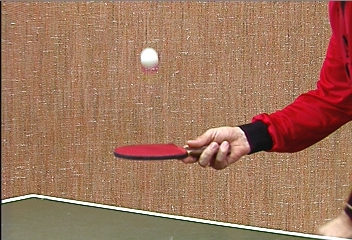
%> input picture lab3/submission/pingpong/0000.jpeg, 352 x 240 px
$ octave main.m   (GNU Octave 9; MATLAB toolbox functions it lacks are replaced by stand-ins)
%> lines starting %> are read from the running program, lines starting %| are printed output that depends on the picture; in (x1, y1, x2, y2) boxes, pixels count from 0 and x2, y2 are one past the last pixel; in counts of white or black regions, pixels touching at a corner belong together; the program's own positions count from 1
%> further down, I1 is the input picture: size 240x352x3 uint8; mean R, G, B 160.4, 117.6, 93.3
### lab3/code/harris.m
function [ H, r, c, Ix, Iy, R] = harris(I, K, sigma, threshold_constant, N, alpha)
%> called with K = 9, sigma = 1, threshold_constant = 1.5, N = 5, alpha = 0.06

    if nargin <= 5
       alpha = 0.06;
    end

% Sobel kernel
%     G = fspecial('sobel');
%     [Ix, Iy] = imgradientxy(I, 'sobel');

    % Creates a gaussian filter G and its x and y derivatives
    G = fspecial('gaussian',[K K], sigma);
    [Gx,Gy] = gradient(G);

    % Calculates the derivatives of the smoothed image
    Ix = imfilter(I, Gx, 'replicate', 'same',  'conv');
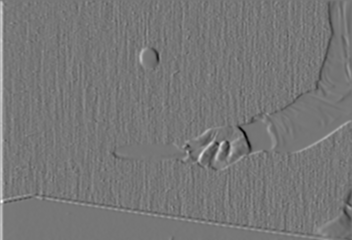
%> Ix: size 240x352 double; min -0.243, max 0.277, mean 0.000657; drawn with min black and max white
    Iy = imfilter(I, Gy, 'replicate', 'same', 'conv');
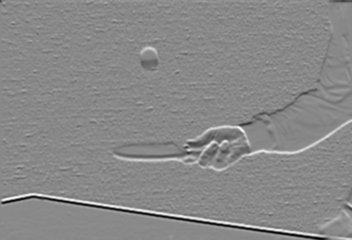
%> Iy: size 240x352 double; min -0.245, max 0.211, mean -3.23e-05; drawn with min black and max white

    % Calculates the components of the Q matrix
    A = imfilter(Ix .* Ix , G, 'replicate','same',  'conv');
    B = imfilter(Ix .* Iy , G, 'replicate','same',  'conv');
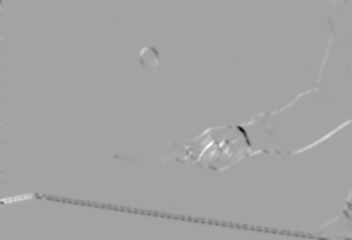
%> B: size 240x352 double; min -0.026, max 0.0145, mean -2.9e-05; drawn with min black and max white
    C = imfilter(Iy .* Iy , G, 'replicate','same',  'conv');

    % Calculates 'cornerness'
    H = (A .* C) - (B .^ 2) - alpha * ((A + C) .^ 2);
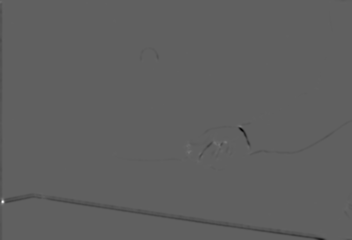
%> H: size 240x352 double; min -0.000161, max 0.000262, mean -7.65e-07; drawn with min black and max white

    % Threshold heuristic: take mean of cornerness map and threshold by a
    % scaled coefficient
    R = abs(mean(mean(H))) * threshold_constant;
%> R = 1.15e-06

    % Threshold values
    H = H .* double(H > R);

    % Apply non maximal supression to non-overlapping neighborhoods
    H = nonmaxsupp(H, N);

    [c, r] = find(H);

end

### lab3/code/nonmaxsupp.m
% Performs non-maximal supression. Returns a binary array with maxima
% within specified window sizes. Zero-padding is applied to X but corner
% values are zeroed.
function [maxima] = nonmaxsupp(X, N)
%> called with N = 5

    N = 2*N + 1;
    h = ones(N);
    % Center of filter is 0 as we are replacing that value
    h(ceil((N*N)/2)) = 0;

    % Non-overlapping zero-padded windows
    bin_max = ordfilt2(X, (N ^ 2) - 1, h); % create a matrix with all 2nd largest vals
    maxima = (X > bin_max) ; % threshold to find maximum, result is binary
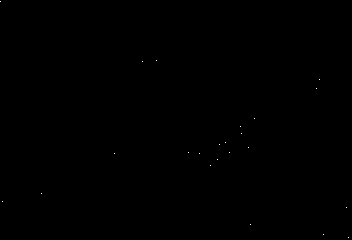
%> maxima: size 240x352 logical; 0.03% white in thin lines or dots

    % Corners are unreliable as they are padded
    pad_edges = floor(N/2);
    maxima(1 : pad_edges , :) = 0; % top rows
%> maxima: size 240x352 logical; 0.03% white in thin lines or dots, all inside (x1, y1, x2, y2) = (2, 60, 349, 238)
    maxima(end - pad_edges : end , :) = 0; % bottom rows
%> maxima: size 240x352 logical; 0.02% white in thin lines or dots, all inside (x1, y1, x2, y2) = (2, 60, 347, 225)
    maxima( : , 1 : pad_edges) = 0; % left-most columns
%> maxima: size 240x352 logical; 0.02% white in thin lines or dots, all inside (x1, y1, x2, y2) = (41, 60, 347, 225)
    maxima( : , end - pad_edges : end) = 0; % right-most columns
%> maxima: size 240x352 logical; 0.02% white in thin lines or dots, all inside (x1, y1, x2, y2) = (41, 60, 320, 225)

end

### lab3/code/autoArrangeFigures.m
% Borrowed from https://nl.mathworks.com/matlabcentral/fileexchange/48480-automatically-arrange-figure-windows
function autoArrangeFigures(NH, NW, monitor_id)
% INPUT  :
%        NH : number of grid of vertical direction
%        NW : number of grid of horizontal direction
% OUTPUT :
%
% get every figures that are opened now and arrange them.
%
% autoArrangeFigures selects automatically Monitor1.
% If you are dual(or more than that) monitor user, I recommend to set wide
% monitor as Monitor1.
%
% if you want arrange automatically, type 'autoArrangeFigures(0,0)' or 'autoArrangeFigures()'.
%    But maximum number of figures for automatic mode is 27.
%
% if you want specify grid for figures, give numbers for parameters.
%    but if your grid size is smaller than required one for accommodating
%    all figures, this function changes to automatic mode and if more
%    figures are opend than maximum number, then it gives error.
%
% Notes
%  + 2017.1.20 use monitor id(Adam Danz's idea)
%
% leejaejun, Koreatech, Korea Republic, 2014.12.13
% jaejun0201@gmail.com

if nargin < 2
    NH = 0;
    NW = 0;
    monitor_id = 1;
end

task_bar_offset = [30 50];

%%
N_FIG = NH * NW;
if N_FIG == 0
    autoArrange = 1;
else
    autoArrange = 0;
end
figHandle = sortFigureHandles(findobj('Type','figure'));
n_fig = size(figHandle,1);
if n_fig <= 0
    warning('figures are not found');
    return
end

screen_sz = get(0,'MonitorPositions');
screen_sz = screen_sz(monitor_id, :);
scn_w = screen_sz(3) - task_bar_offset(1);
scn_h = screen_sz(4) - task_bar_offset(2);
scn_w_begin = screen_sz(1) + task_bar_offset(1);
scn_h_begin = screen_sz(2) + task_bar_offset(2);

if autoArrange==0
    if n_fig > N_FIG
        autoArrange = 1;
        warning('too many figures than you told. change to autoArrange');
    else
        nh = NH;
        nw = NW;
    end
end

if autoArrange == 1
    grid = [2 2 2 2 2 3 3 3 3 3 3 4 4 4 4 4 4 4 4 4 4 4 4 4 4 4 4;
            3 3 3 3 3 3 3 3 4 4 4 5 5 5 5 5 5 5 5 6 6 6 7 7 7 7 7]';

    if n_fig > length(grid)
        warning('too many figures(maximum = %d)',length(grid))
        return
    end

    if scn_w > scn_h
        nh = grid(n_fig,1);
        nw = grid(n_fig,2);
    else
        nh = grid(n_fig,2);
        nw = grid(n_fig,1);
    end
end


fig_width = scn_w/nw;
fig_height = scn_h/nh;

fig_cnt = 1;
for i=1:1:nh
    for k=1:1:nw
        if fig_cnt>n_fig
            return
        end
        fig_pos = [scn_w_begin+fig_width*(k-1) ...
            scn_h_begin+scn_h-fig_height*i ...
            fig_width ...
            fig_height];
        set(figHandle(fig_cnt),'OuterPosition',fig_pos);
        fig_cnt = fig_cnt + 1;
    end
end

end

function figSorted = sortFigureHandles(figs)
    [tmp, idx] = sort([figs.Number]);
    figSorted = figs(idx);
end

### lab3/code/main.m
%% Computer Vision 1
% Lab 3: Corner Detection, Optical Flow and Tracking
% Authors: Dana Kianfar - Jose Gallego

%% Harris Corner Detector
clear, clc,

I1 = imread('../pingpong/0000.jpeg'); lab='pingpong' ;
% I1 = imread('../person_toy/00000001.jpg'); lab='toy';

% Convert RGB data to instensity values
I = rgb2gray(im2double(I1));

% Gradient and smoothing
sigma = 1; % Gaussian kernel sigma. Higher sigma -> stronger blurring -> less detail, less edges
K = 9; % Gaussian kernel width. (sigma kept constant) higher width -> more values

alpha = 0.06; % Cornerness map constant generally 0.04 (more corners) or 0.06 (less corners)

% Non-Maximal Supression and Threshold
N = 5; % neighborhood window size (converted to 2N+1)
threshold_constant = 1.5; % threshold scaling constant

[ H, r, c, Ix, Iy, threshold] = harris(I, K, sigma, threshold_constant, N, alpha);
%> in harris, `[c, r] = find(H);`: c = 18 values from 61 to 225; r = 18 values from 42 to 320
%> r = 18 values from 42 to 320; c = 18 values, max 225 at index 15, min 61 at index 4, mean 137.1; threshold = 1.15e-06

corners = corner(I); % MATLAB default
%> corners = 200 rows, first 12: [3 202; 189 153; 188 147; 220 145; 226 142; 240 127; 22 199; 1 2; 282 231; 217 144; 26 196; 304 233]

figure, subplot(1,2,1), imshow(I1); hold on; plot(r,c,'ro', 'MarkerSize', 5); hold off; title(compose('Corners n=%d, t=%.3E, s=%d, k=%d, alpha=%.E', 2*N+1, threshold, sigma, K, alpha), 'FontSize', 7);
subplot(1,2,2), imshow(I1); hold on; plot(corners(:,1),corners(:,2),'ro', 'MarkerSize',5); hold off; title('MATLAB corners', 'FontSize', 7); print(char(compose('./figs/corner_%s', lab)),'-depsc');
%> after `title('MATLAB corners', 'FontSize', 7)`:
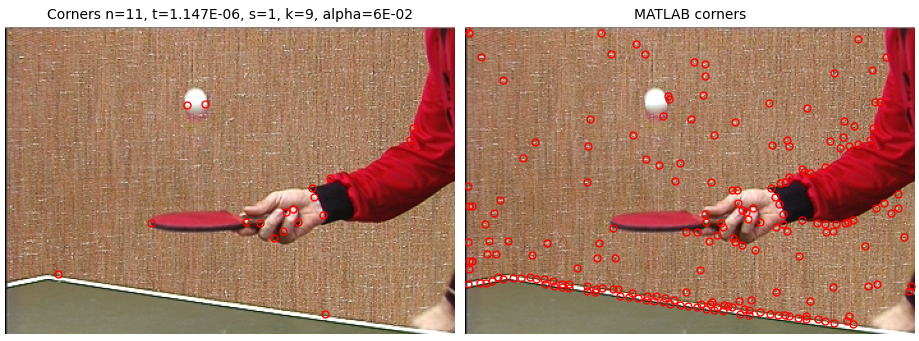
%> figure redrawn from the program's plot data, 2 panels
figure, imshowpair(Ix,Iy, 'montage');  print(char(compose('./figs/grad_corner_%s', lab)),'-depsc');
%> after `imshowpair(Ix,Iy, 'montage')`:
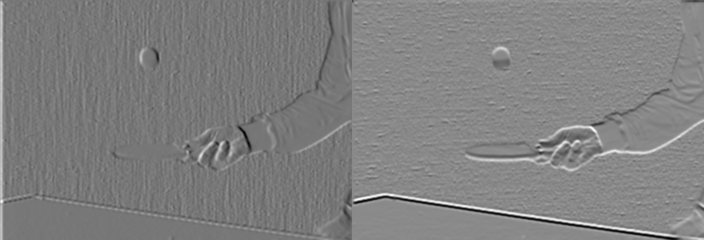
%> displayed picture: size 240x704, on the screen's scale of 0 to 255; min 0, max 255, mean 128.1
autoArrangeFigures(); uistack(1);
%> the run ends on the next line
